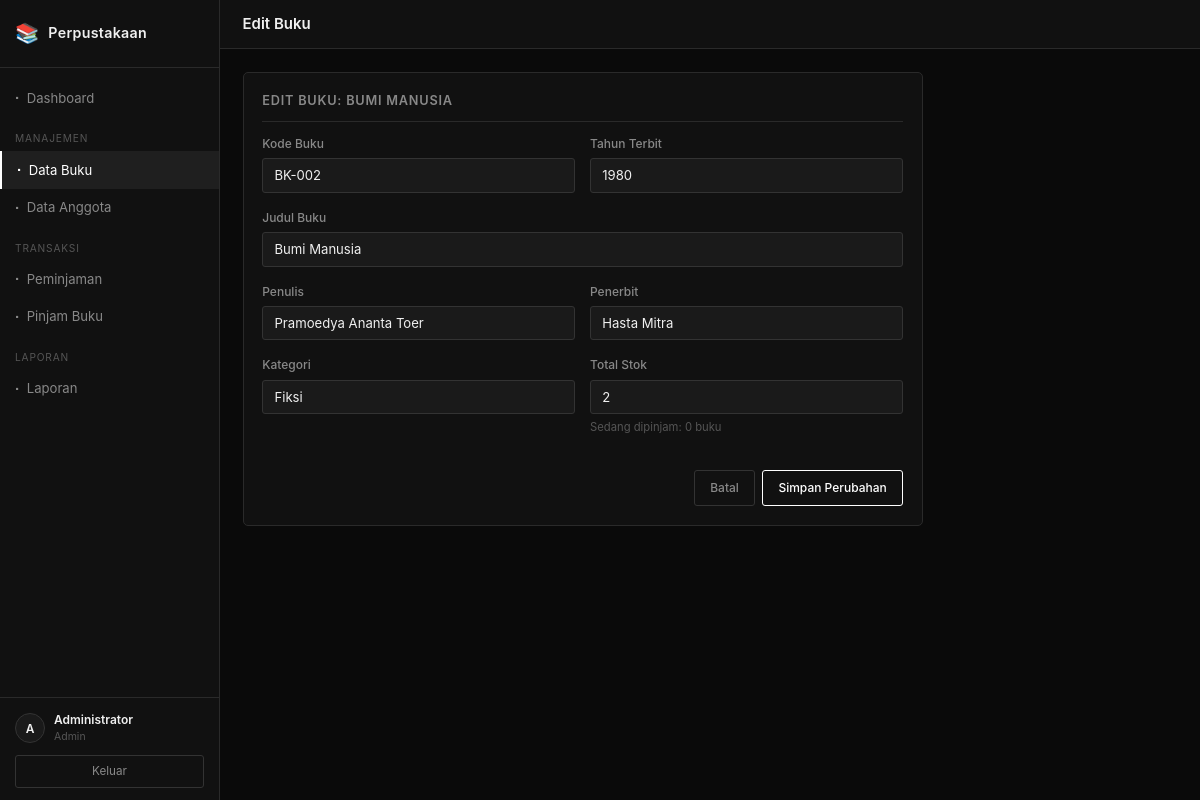
Screenshot of /admin/buku/edit.php?id=2 (signed in) with the database file from the repository.
### tables this page shows
CREATE TABLE buku (
    id              INT UNSIGNED AUTO_INCREMENT PRIMARY KEY,
    kode_buku       VARCHAR(20)  NOT NULL UNIQUE,
    judul           VARCHAR(200) NOT NULL,
    penulis         VARCHAR(150) NOT NULL,
    penerbit        VARCHAR(150) NOT NULL,
    tahun_terbit    YEAR         NOT NULL,
    kategori        VARCHAR(80)  NOT NULL,
    stok            INT UNSIGNED NOT NULL DEFAULT 1,
    stok_tersedia   INT UNSIGNED NOT NULL DEFAULT 1,
    created_at      DATETIME     NOT NULL DEFAULT CURRENT_TIMESTAMP
);

### includes/fungsi.php (called while the page is built, shortened)
<?php
function e(string $str): string {
    return htmlspecialchars($str, ENT_QUOTES, 'UTF-8');
}

### admin/buku/edit.php (the view, shortened to what this page needs)
<?php
require_once __DIR__ . '/../../config/koneksi.php';
require_once __DIR__ . '/../../includes/fungsi.php';
$id = (int) ($_GET['id'] ?? 0);
$stmt = $pdo->prepare("SELECT * FROM buku WHERE id = :id LIMIT 1");
$stmt->execute([':id' => $id]);
$buku = $stmt->fetch();
$formData = $buku;
require_once __DIR__ . '/../../includes/header.php';
?>
<div class="card" style="max-width:680px;">
    <div class="card-title">Edit Buku: <?= e($buku['judul']) ?></div>
    <form method="POST" action="" data-validate>
        <div class="form-row">
            <div class="form-group">
                <label class="form-label" for="kode_buku">Kode Buku</label>
                <input type="text" id="kode_buku" name="kode_buku" class="form-control"
                       value="<?= e($formData['kode_buku']) ?>" required>
            </div>
            <div class="form-group">
                <label class="form-label" for="tahun_terbit">Tahun Terbit</label>
                <input type="number" id="tahun_terbit" name="tahun_terbit" class="form-control"
                       value="<?= e($formData['tahun_terbit']) ?>"
                       min="1800" max="<?= date('Y') + 1 ?>" required>
            </div>
        </div>
        <div class="form-group">
            <label class="form-label" for="judul">Judul Buku</label>
            <input type="text" id="judul" name="judul" class="form-control"
                   value="<?= e($formData['judul']) ?>" required>
        </div>
        <div class="form-row">
            <div class="form-group">
                <label class="form-label" for="penulis">Penulis</label>
                <input type="text" id="penulis" name="penulis" class="form-control"
                       value="<?= e($formData['penulis']) ?>" required>
            </div>
            <div class="form-group">
                <label class="form-label" for="penerbit">Penerbit</label>
                <input type="text" id="penerbit" name="penerbit" class="form-control"
                       value="<?= e($formData['penerbit']) ?>" required>
            </div>
        </div>
        <div class="form-row">
            <div class="form-group">
                <label class="form-label" for="kategori">Kategori</label>
                <input type="text" id="kategori" name="kategori" class="form-control"
                       value="<?= e($formData['kategori']) ?>" required list="kategoriList">
            </div>
            <div class="form-group">
                <label class="form-label" for="stok">Total Stok</label>
                <input type="number" id="stok" name="stok" class="form-control"
                       value="<?= $formData['stok'] ?>" min="1" max="999" required>
                <div class="form-text">
                    Sedang dipinjam: <?= $buku['stok'] - $buku['stok_tersedia'] ?> buku
                </div>
            </div>
        </div>
        <div class="form-actions">
            <a href="<?= APP_URL ?>/admin/buku/index.php" class="btn btn-secondary">Batal</a>
            <button type="submit" class="btn btn-primary">Simpan Perubahan</button>
        </div>
    </form>
</div>
<?php require_once __DIR__ . '/../../includes/footer.php'; ?>

### assets/css/style.css (style rules this page uses)
*, *::before, *::after { box-sizing: border-box; margin: 0; padding: 0; }
:root { --bg-base: #0a0a0a; --bg-surface: #111111; --bg-elevated: #1a1a1a; --bg-hover: #222222; --border: #2a2a2a; --border-light: #333333; --text-primary: #f0f0f0; --text-secondary: #888888; --text-muted: #555555; --white: #ffffff; --white-dim: rgba(255,255,255,0.06); --status-ok: #6a6a6a; --status-warn: #888888; --status-bad: #4a4a4a; --sidebar-w: 220px; --radius: 5px; --radius-sm: 3px; --transition: 0.15s ease; --font: -apple-system, BlinkMacSystemFont, 'Segoe UI', Roboto, Oxygen, Ubuntu, sans-serif; }
html { font-size: 15px; scroll-behavior: smooth; }
body { font-family: var(--font); background: var(--bg-base); color: var(--text-primary); line-height: 1.6; min-height: 100vh; }
a { color: inherit; text-decoration: none; }
.card { background: var(--bg-surface); border: 1px solid var(--border); border-radius: var(--radius); padding: 1.25rem; margin-bottom: 1.25rem; }
.card-title { font-size: 0.85rem; font-weight: 600; text-transform: uppercase; letter-spacing: 0.06em; color: var(--text-secondary); margin-bottom: 0.8rem; padding-bottom: 0.6rem; border-bottom: 1px solid var(--border); }
.form-group { margin-bottom: 1rem; }
.form-label { display: block; font-size: 0.8rem; font-weight: 500; color: var(--text-secondary); margin-bottom: 0.35rem; }
.form-control { width: 100%; background: var(--bg-elevated); border: 1px solid var(--border-light); border-radius: var(--radius-sm); color: var(--text-primary); padding: 0.55rem 0.75rem; font-size: 0.875rem; font-family: var(--font); transition: border-color var(--transition); -webkit-appearance: none; }
.form-control::placeholder { color: var(--text-muted); }
.form-text { font-size: 0.75rem; color: var(--text-muted); margin-top: 0.25rem; }
.form-row { display: grid; grid-template-columns: 1fr 1fr; gap: 1rem; }
.btn { display: inline-flex; align-items: center; gap: 0.35rem; padding: 0.5rem 1rem; font-size: 0.8rem; font-weight: 500; font-family: var(--font); border-radius: var(--radius-sm); cursor: pointer; transition: background var(--transition), color var(--transition), border-color var(--transition); border: 1px solid transparent; text-decoration: none; }
.btn-primary { background: transparent; border-color: var(--white); color: var(--white); }
.btn-secondary { background: transparent; border-color: var(--border-light); color: var(--text-secondary); }
.form-actions { display: flex; justify-content: flex-end; gap: 0.5rem; margin-top: 1.25rem; }

### rows the page displays
buku: judul "BUMI MANUSIA", kode_buku "BK-002", tahun_terbit "1980", judul "Bumi Manusia", penulis "Pramoedya Ananta Toer", penerbit "Hasta Mitra", kategori "Fiksi", stok "2", $buku['stok'] - $buku['stok_tersedia'] "0"

### other values shown
APP_NAME "Perpustakaan"
substr($user['nama'], 0, 1) "A"
$user['nama'] "Administrator"
$user['role'] "Admin"
$pageTitle "Edit Buku"
